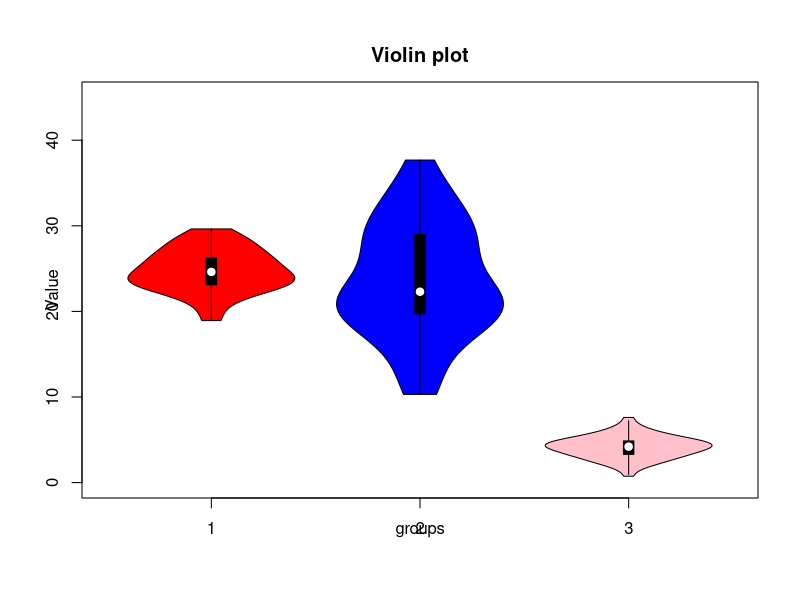
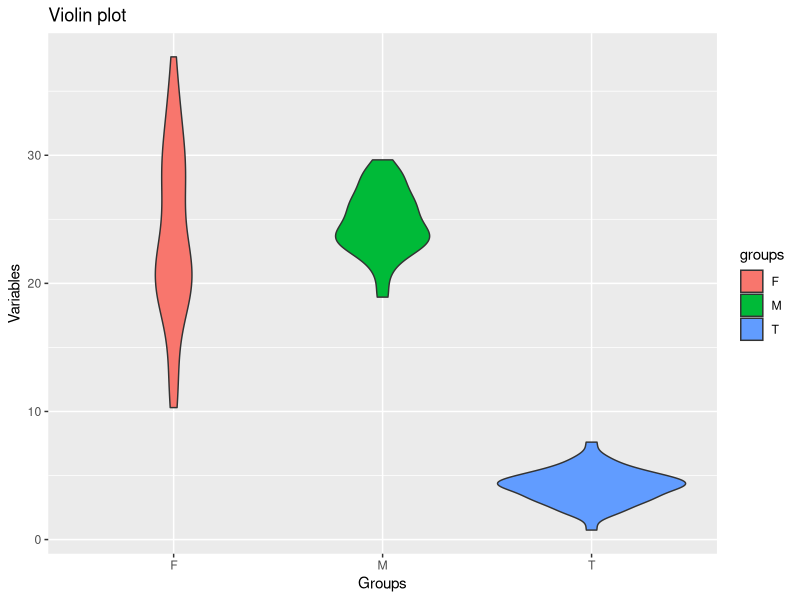

Recreate these plots in R, in order.
## ---- chunk 1
if (!require(ggplot2)) install.packages("ggplot2")
## ---- chunk 2
# seed
set.seed(1357)

# data columns
groups <- rep(c('M', 'F', 'T'), each = 50)
var1 <- rnorm(50, 25.4, 2.4)
var2 <- rnorm(50, 23.5, 8)
var3 <- rnorm(50, 4.5, 1.4)


# dataframe
df <- data.frame(groups = groups, Variable = c(var1, var2, var3))
df$groups <- as.factor(df$groups)
head(df)
## ---- chunk 3
# vanilla R violin plot
# package is essential
if (!require(vioplot)) install.packages("vioplot")

# plot data
# need to segregates values in objects
df_M <- df$Variable[df$groups == "M"]
df_F <- df$Variable[df$groups == "F"]
df_T <- df$Variable[df$groups == "T"]

# doing plot
vioplot(df_M, df_F, df_T, main = "Violin plot", 
        col = c("red", "blue", "pink"),
        ylab = "Value", xlab = "groups",
        ylim = c(0, 45))
## ---- chunk 4
# package is essential 
if (!require(ggplot2)) install.packages("ggplot2")

gpp <- ggplot(df, aes(x = groups, y = Variable, fill = groups))
gpp + geom_violin() + ggtitle("Violin plot") +
  xlab("Groups") + ylab("Variables")
